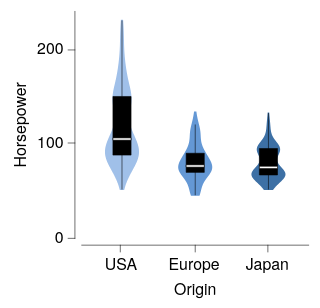

This figure's Vega-Lite source:
### Vega-Lite specification from a JSON file in a GitHub repository (floating-point values rounded to 4 significant figures; data arrays with more than 128 entries replaced by an {"elided": "..."} marker saying what was removed)
{"background": null, "config": {"arc": {"fill": "black", "fillOpacity": 1.0, "innerRadius": 25.0, "padAngle": 0.03, "stroke": "black", "strokeOpacity": 1, "strokeWidth": 0.25}, "area": {"fill": "black", "fillOpacity": 1.0, "stroke": "black", "strokeOpacity": 1, "strokeWidth": 0.25}, "axis": {"domain": true, "domainCap": "round", "domainColor": "black", "domainWidth": 0.25, "grid": false, "gridCap": "round", "gridColor": "#F1F1F1", "gridDash": [0, 0], "gridOpacity": 1.0, "gridWidth": 0.25, "labelColor": "black", "labelFont": "HelveticaNeue", "labelFontSize": 7, "labelFontStyle": "normal", "labelFontWeight": 400, "offset": 3, "ticks": true, "tickCap": "round", "tickColor": "black", "tickSize": 3, "tickWidth": 0.25, "titleColor": "black", "titleFont": "HelveticaNeue", "titleFontSize": 7, "titleFontStyle": "normal", "titleFontWeight": 400}, "axisX": {"domain": true, "labelAlign": "center", "labelAngle": 0, "labels": true, "ticks": true, "translate": 0}, "axisY": {"domain": true, "labelAlign": "right", "labelAngle": 0, "labels": true, "ticks": true, "translate": 0}, "axisRight": {"domain": true, "labelAlign": "left", "labelAngle": 0, "labels": true, "ticks": true, "translate": 0}, "axisTop": {"domain": true, "labelAlign": "center", "labelAngle": 0, "labels": true, "ticks": true, "translate": 0}, "bar": {"fill": "black", "fillOpacity": 1.0, "stroke": "black", "strokeOpacity": 1, "strokeWidth": 0.25}, "boxplot": {"size": 8.0, "ticks": {"cornerRadius": 0.25, "fill": "black", "size": 6.0, "thickness": 0.25}, "box": {"fillOpacity": 1.0, "stroke": "black", "strokeOpacity": 1, "strokeWidth": 0.25}, "median": {"fill": "white", "fillOpacity": 1.0, "size": 8.0, "stroke": "black", "strokeOpacity": 1, "strokeWidth": 0.25}, "rule": {"fill": "black", "fillOpacity": 1.0, "size": 10.0, "stroke": "black", "strokeDash": [0, 0], "strokeOpacity": 1, "strokeWidth": 0.25}, "outliers": {"color": "black", "fill": "black", "fillOpacity": 1.0, "size": 0, "stroke": "black", "strokeOpacity": 1, "strokeWidth": 0.25}}, "circle": {"fill": "white", "fillOpacity": 1.0, "size": 2.5, "stroke": "black", "strokeOpacity": 1, "strokeWidth": 0.25}, "errorband": {"band": {"fillOpacity": 0.6, "stroke": null, "strokeWidth": 0.25, "strokeOpacity": 1}, "borders": {"opacity": 0, "strokeOpacity": 0.25, "strokeWidth": 1}}, "errorbar": {"opacity": 1, "rule": {"strokeDash": [0, 0], "strokeWidth": 0.5}, "ticks": {"color": "black", "cornerRadius": 0.25, "opacity": 1, "size": 6.0, "thickness": 0.5}, "thickness": 0.5}, "font": "HelveticaNeue", "geoshape": {"fill": "black", "fillOpacity": 1.0, "stroke": "black", "strokeOpacity": 1, "strokeWidth": 0.25}, "header": {"labelColor": "black", "labelFont": "HelveticaNeue", "labelFontSize": 7, "labelFontStyle": "normal", "labelFontWeight": 400, "titleColor": "black", "titleFont": "HelveticaNeue", "titleFontSize": 7, "titleFontStyle": "normal", "titleFontWeight": 400, "titlePadding": 0}, "legend": {"disable": false, "offset": 3, "gradientLength": 50.0, "gradientThickness": 5.0, "gradientOpacity": 1.0, "gradientStrokeColor": "black", "gradientStrokeWidth": 0.25, "labelColor": "black", "labelFont": "HelveticaNeue", "labelFontSize": 7, "labelFontStyle": "normal", "labelFontWeight": 400, "strokeColor": "black", "strokeWidth": 0, "symbolSize": 42, "symbolStrokeColor": "black", "symbolStrokeWidth": 0.25, "titleColor": "black", "titleFont": "HelveticaNeue", "titleFontSize": 7, "titleFontStyle": "normal", "titleFontWeight": 400}, "line": {"color": "black", "stroke": "black", "strokeCap": "round", "strokeDash": [0, 0], "strokeOpacity": 1, "strokeWidth": 0.375}, "point": {"filled": true, "fill": "black", "fillOpacity": 1.0, "size": 5.0, "stroke": "black", "strokeOpacity": 1, "strokeWidth": 0.25}, "range": {"category": {"scheme": ["#DFE9F7", "#ADC8EC", "#7AA8E0", "#4D87CA", "#386898", "#264A69"]}, "diverging": {"scheme": ["#BC4A5A", "#C96872", "#D4858B", "#DFA1A5", "#E8BDBF", "#F0DADA", "#F6F6F6", "#D7E0EB", "#B9CBE0", "#9BB6D5", "#7DA1C9", "#5F8CBD", "#4177B1"]}, "heatmap": {"scheme": ["#DFE9F7", "#C6D9F1", "#ADC8EC", "#94B8E6", "#7AA8E0", "#6097DA", "#4D87CA", "#4177B1", "#386898", "#2F597F", "#264A69", "#1D3A58"]}, "ordinal": {"scheme": ["#DFE9F7", "#C6D9F1", "#ADC8EC", "#94B8E6", "#7AA8E0", "#6097DA", "#4D87CA", "#4177B1", "#386898", "#2F597F", "#264A69", "#1D3A58"]}, "ramp": {"scheme": ["#DFE9F7", "#C6D9F1", "#ADC8EC", "#94B8E6", "#7AA8E0", "#6097DA", "#4D87CA", "#4177B1", "#386898", "#2F597F", "#264A69", "#1D3A58"]}}, "rule": {"color": "black", "stroke": "black", "strokeCap": "round", "strokeDash": [2, 2], "strokeOpacity": 1, "strokeWidth": 0.25}, "scale": {"bandPaddingInner": 0.1, "bandPaddingOuter": 0.1, "round": false}, "rect": {"fill": "black", "fillOpacity": 1.0, "stroke": "black", "strokeOpacity": 1, "strokeWidth": 0.25}, "square": {"fill": "black", "fillOpacity": 1.0, "size": 10.0, "stroke": "black", "strokeOpacity": 1, "strokeWidth": 0.25}, "text": {"color": "black", "font": "HelveticaNeue", "fontSize": 7, "fontStyle": "normal", "fontWeight": 400}, "title": {"anchor": "middle", "frame": "group", "color": "black", "font": "HelveticaNeue", "fontSize": 7, "fontStyle": "normal", "fontWeight": 400, "subtitleColor": "black", "subtitleFont": "HelveticaNeue", "subtitleFontSize": "HelveticaNeue", "subtitleFontStyle": "normal", "subtitleFontWeight": 400}, "view": {"continuousWidth": 100, "continuousHeight": 100, "discreteWidth": 100, "discreteHeight": 100, "fill": null, "stroke": null, "strokeWidth": 0.25}}, "layer": [{"data": {"name": "data-bac42fef74f4f40dd854147423e8be6e"}, "mark": {"type": "line", "fillOpacity": 1.0, "filled": true, "strokeOpacity": 0, "strokeWidth": 0.25}, "encoding": {"color": {"field": "__group", "legend": null, "sort": ["USA", "Europe", "Japan"], "title": null, "type": "nominal"}, "order": {"field": "__order", "type": "quantitative"}, "x": {"axis": null, "field": "__x", "scale": {"domain": [0, 100]}, "type": "quantitative"}, "y": {"field": "__y", "title": "Horsepower", "type": "quantitative"}}}, {"data": {"name": "data-7285c4e2e195e5a75737a34913199f5f"}, "mark": {"type": "boxplot", "color": "black", "rule": {"stroke": "black"}, "ticks": false}, "encoding": {"x": {"axis": {}, "field": "Origin", "sort": ["USA", "Europe", "Japan"], "title": "Origin", "type": "nominal"}, "y": {"field": "Horsepower", "title": "Horsepower", "type": "quantitative"}}}], "resolve": {"axis": {"x": "independent"}}, "$schema": "https://vega.github.io/schema/vega-lite/v6.4.1.json", "datasets": {"data-bac42fef74f4f40dd854147423e8be6e": {"elided": "1200 records"}, "data-7285c4e2e195e5a75737a34913199f5f": {"elided": "392 records"}}}
